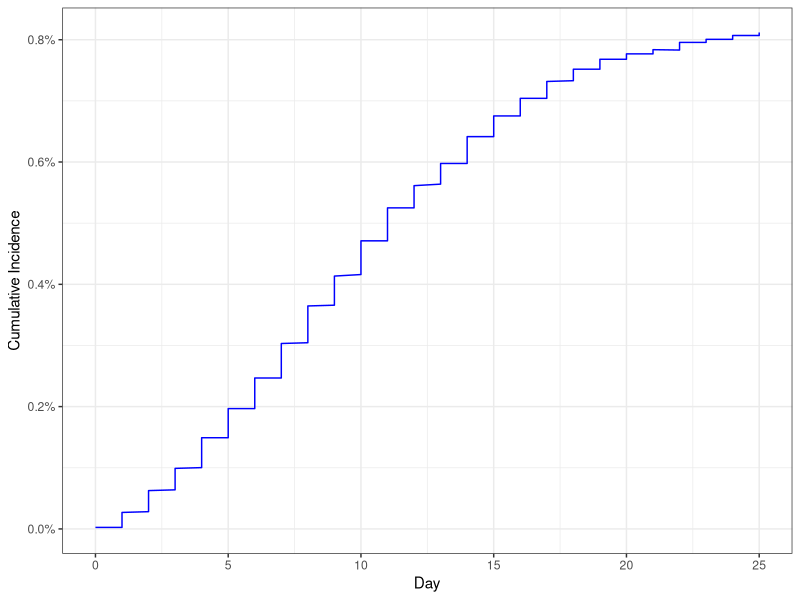
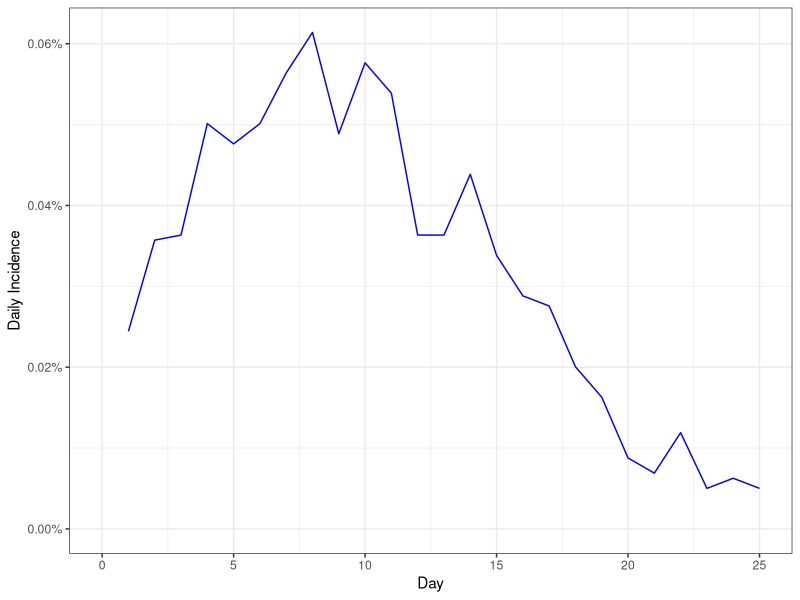
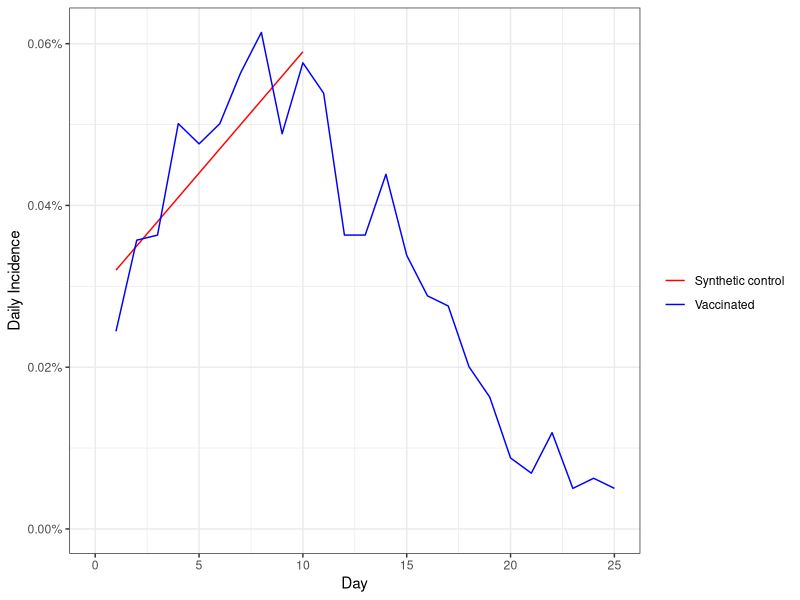
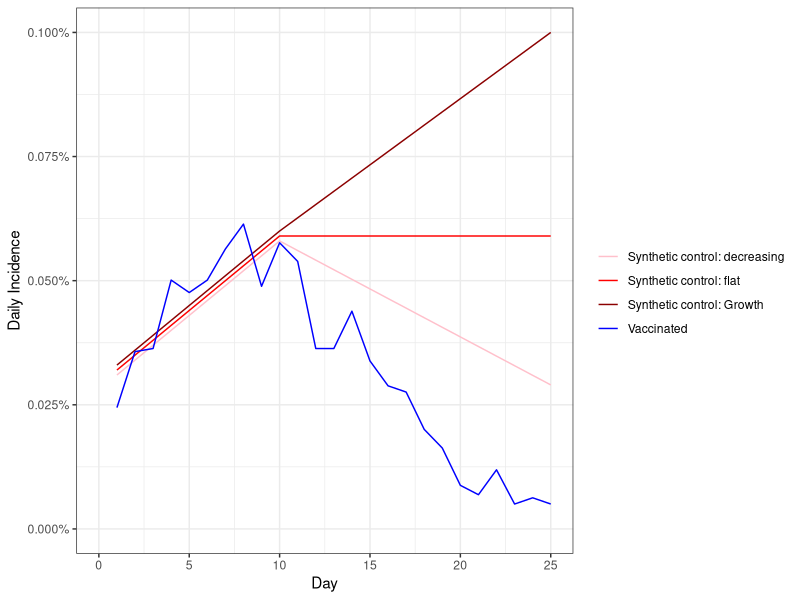
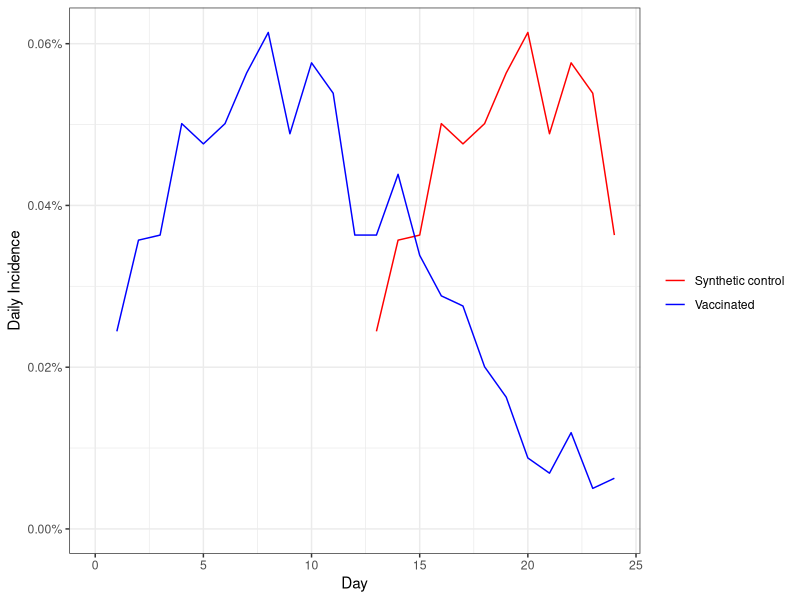
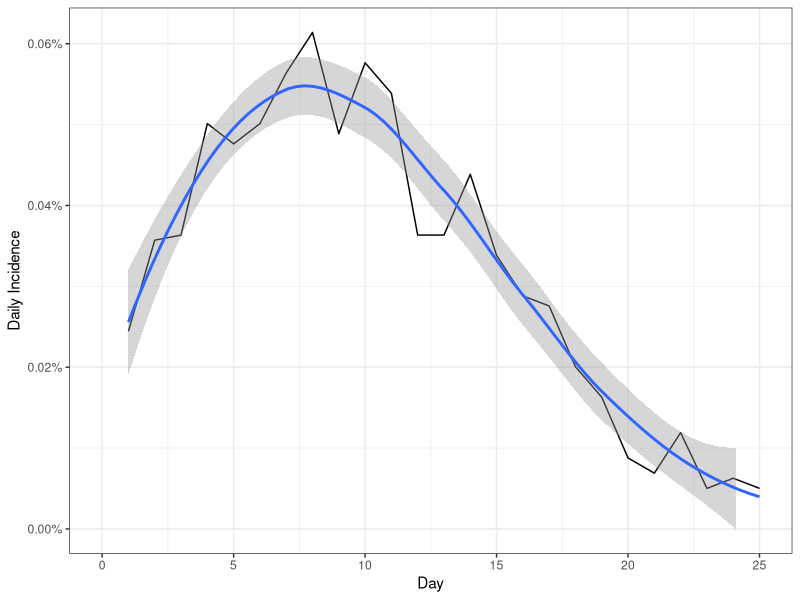
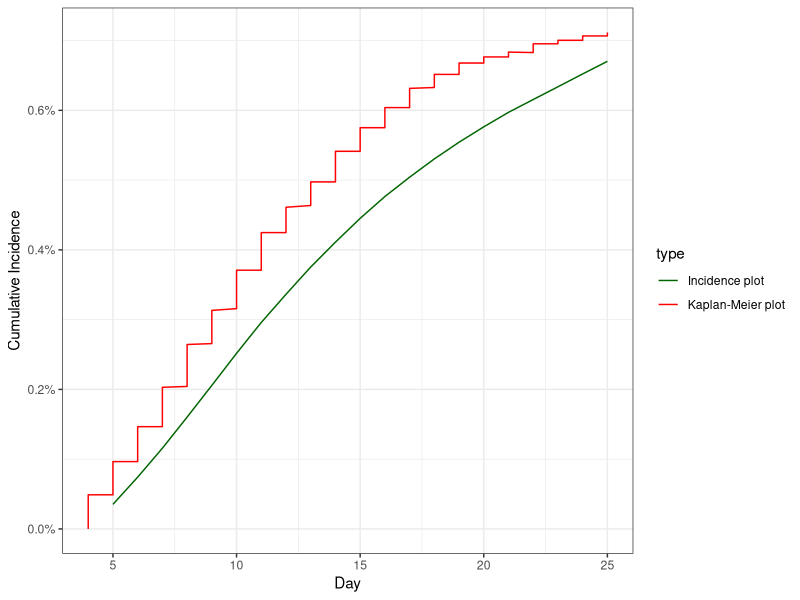
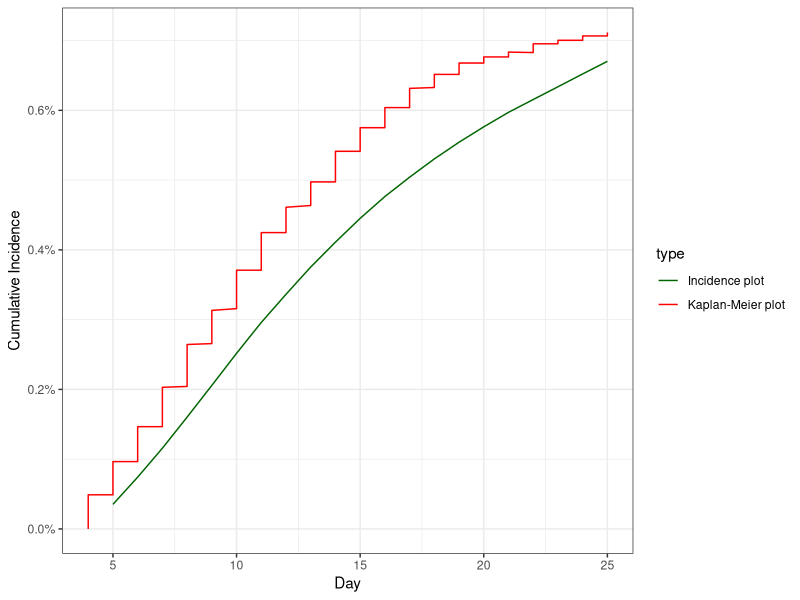

The R script that drew these images, in order:
## ---- chunk 1
library(tidyverse)
## ---- chunk 2
maccabi = read_csv("maccabi.csv",col_names = c('Day','CumulativeIncidence')) %>% mutate(Day=round(Day)) 

ggplot(maccabi,aes(x=Day,y=CumulativeIncidence))+geom_line(color="blue")+theme_bw()+labs(x="Day",y="Cumulative Incidence")+scale_y_continuous(labels=scales::percent,limits=c(0,NA))
## ---- chunk 3
perday = maccabi %>% arrange(Day,CumulativeIncidence) %>% group_by(Day) %>% summarise(CumulativeIncidence=max(CumulativeIncidence)) %>% mutate(DailyIncidence=CumulativeIncidence-lag(CumulativeIncidence),type="Vaccinated") 

ggplot(perday,aes(x=Day,y=DailyIncidence))+geom_line(color="blue")+theme_bw()+labs(x="Day",y="Daily Incidence")+scale_y_continuous(labels=scales::percent,limits=c(0,NA)) 
## ---- chunk 4
control_group = tibble(Day=1:10,DailyIncidence=seq(0.00032,0.00059,length.out=10),type="Synthetic control")
ggplot(bind_rows(control_group, perday),aes(x=Day,y=DailyIncidence,color=type))+geom_line()+theme_bw()+labs(color="",x="Day",y="Daily Incidence")+scale_y_continuous(labels=scales::percent,limits=c(0,NA)) +scale_color_manual(values=c("red","blue"))
## ---- chunk 5
 syn_control <- function(final, name,offset){
return(bind_rows(tibble(Day=1:10,DailyIncidence=seq(0.00032+offset,0.00059+offset,length.out=10),type=name),
                  tibble(Day=10:25,DailyIncidence=seq(0.00059+offset,final,length.out=16),type=name)) )
}
combo =bind_rows(syn_control(0.0010,"Synthetic control: Growth",0.00001),syn_control(0.00059,"Synthetic control: flat",0),syn_control(0.00029,"Synthetic control: decreasing",-0.00001), perday)
ggplot(combo,aes(x=Day,y=DailyIncidence,color=type))+geom_line()+theme_bw()+labs(color="",x="Day",y="Daily Incidence")+scale_y_continuous(labels=scales::percent,limits=c(0,NA)) +scale_color_manual(values=c("pink","red","darkred","blue"))
## ---- chunk 6
combo %>% filter(Day>22) %>% group_by(type) %>% summarise(Incidence = mean(DailyIncidence)) %>% mutate(efficacy_percent = 100*(1- min(Incidence)/Incidence)) %>% filter(type!="Vaccinated") %>% select(-Incidence)
## ---- chunk 7
control_group = perday %>% mutate(Day=Day+12, type= "Synthetic control") %>% filter(Day<25)
maccabi_analysis = bind_rows(control_group, perday %>% filter(Day<25))
ggplot(maccabi_analysis,aes(x=Day,y=DailyIncidence,color=type))+geom_line()+theme_bw()+labs(color="",x="Day",y="Daily Incidence")+scale_y_continuous(labels=scales::percent,limits=c(0,NA)) +scale_color_manual(values=c("red","blue"))

## ---- chunk 8
maccabi_analysis %>% filter(Day>22) %>% group_by(type) %>% summarise(Incidence = mean(DailyIncidence)) %>% mutate(efficacy_percent = 100*(1- min(Incidence)/Incidence)) %>% filter(type!="Vaccinated") %>% select(-Incidence)

## ---- chunk 9
maccabi_analysis %>% filter(Day>12) %>% group_by(type) %>% summarise(Incidence = mean(DailyIncidence)) %>% mutate(efficacy_percent = 100*(1- min(Incidence)/Incidence)) %>% filter(type!="Vaccinated") %>% select(-Incidence)

## ---- chunk 10
ggplot(perday,aes(x=Day,y=DailyIncidence))+geom_line(color="black")+theme_bw()+labs(x="Day",y="Daily Incidence")+scale_y_continuous(labels=scales::percent,limits=c(0,NA)) +geom_smooth()
## ---- chunk 11
perday

incidence_data = read_csv("data_from_chart.csv") 
cohort_size=132015
incidence_data$CumulativeIncidence = cumsum(incidence_data$VaccinatedCohort)/ cohort_size
incidence_data$type = "Incidence plot"



maccabi_offset = maccabi %>% filter(Day>3) %>% mutate(CumulativeIncidence = CumulativeIncidence-min(CumulativeIncidence), type="Kaplan-Meier plot" )
 


ggplot(bind_rows(incidence_data,maccabi_offset),aes(color=type, group=type, x=Day,y=CumulativeIncidence))+geom_line()+theme_bw()+labs(x="Day",y="Cumulative Incidence")+scale_y_continuous(labels=scales::percent,limits=c(0,NA)) +scale_color_manual(values=c("darkgreen","red"))

ggsave("comparison.png",type="cairo",width=7,height=3)
